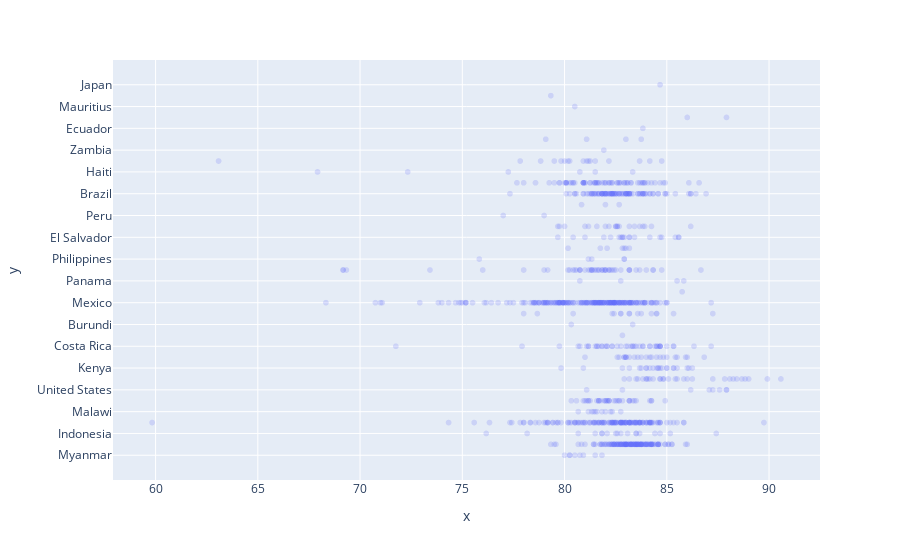

Notebook code for this chart:
### Code cell
fig = px.scatter(y=altitudes_corrected['Country.of.Origin'], x=altitudes_corrected['Total.Cup.Points'], opacity=.2)
fig.show()

### Figure 1 — Plotly figure (JSON) as saved in the notebook; plotly's stock layout.template omitted (floating-point values rounded to 4 significant figures; data arrays with more than 128 entries replaced by an {"elided": "..."} marker saying what was removed)
{"data": [{"hovertemplate": "x=%{x}<br>y=%{y}<extra></extra>", "legendgroup": "", "marker": {"color": "#636efa", "opacity": 0.2, "symbol": "circle"}, "mode": "markers", "name": "", "showlegend": false, "type": "scattergl", "x": {"elided": "1079 float values"}, "xaxis": "x", "y": {"elided": "1079 str values"}, "yaxis": "y"}], "layout": {"autosize": true, "legend": {"tracegroupgap": 0}, "margin": {"t": 60}, "xaxis": {"anchor": "y", "autorange": true, "domain": [0, 1], "range": [57.96, 92.45], "title": {"text": "x"}, "type": "linear"}, "yaxis": {"anchor": "x", "autorange": true, "domain": [0, 1], "range": [-2.411, 36.41], "title": {"text": "y"}, "type": "category"}}}
